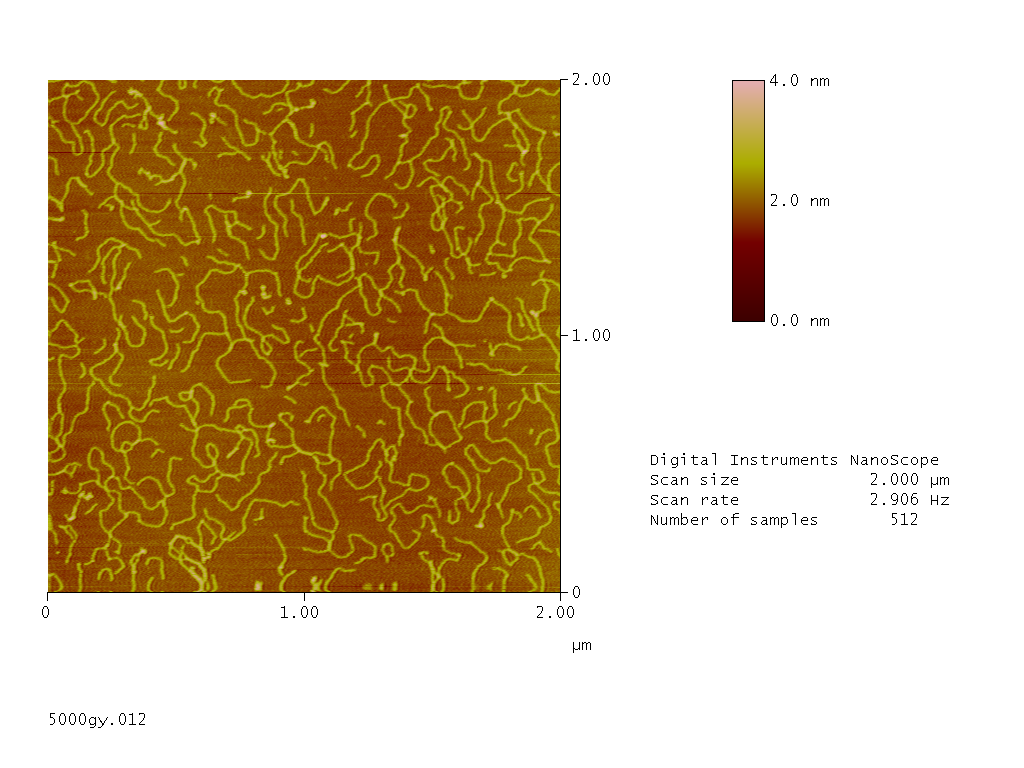
#> input picture 3.tif, 1024 x 768 px
$ python step1.py   (older library calls are emulated)
#> lines starting #> are read from the running program, lines starting #| are printed output that depends on the picture; after the words box and inside, x2 and y2 are one past the last pixel; in counts of white or black regions, pixels touching at a corner belong together
import cv2
import numpy as np

img_rgb = cv2.imread('3.tif')
#> img_rgb is the input picture: shape (768, 1024, 3); mean B, G, R 166.8, 197, 215.8
img_gray = cv2.cvtColor(img_rgb, cv2.COLOR_BGR2GRAY)
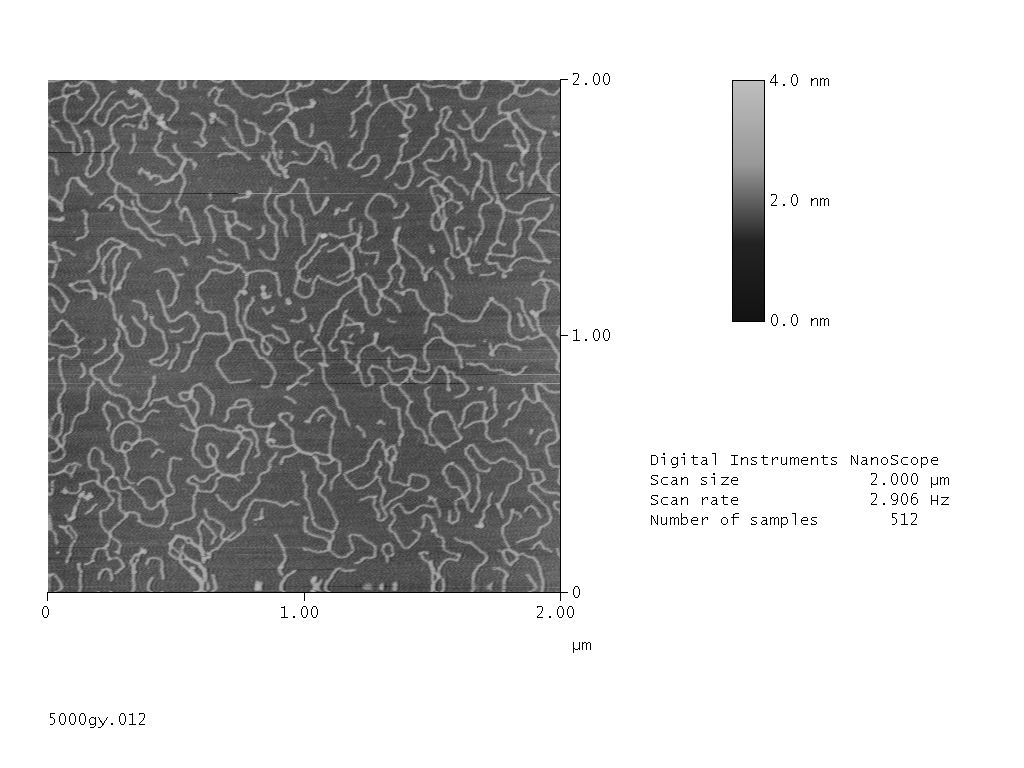
#> img_gray: shape (768, 1024); min 0, max 255, mean 199.2
kernel_2 = np.ones((1,1),np.uint8)


HSV = cv2.cvtColor(img_rgb,cv2.COLOR_BGR2HSV)
#> HSV: shape (768, 1024, 3); mean H, S, V 6.2, 86.7, 215.8


# [7 lines of commented-out code are left out]
Lower = np.array([22,20,20])
Upper = np.array([30,255,255])

mask = cv2.inRange(HSV,Lower, Upper)
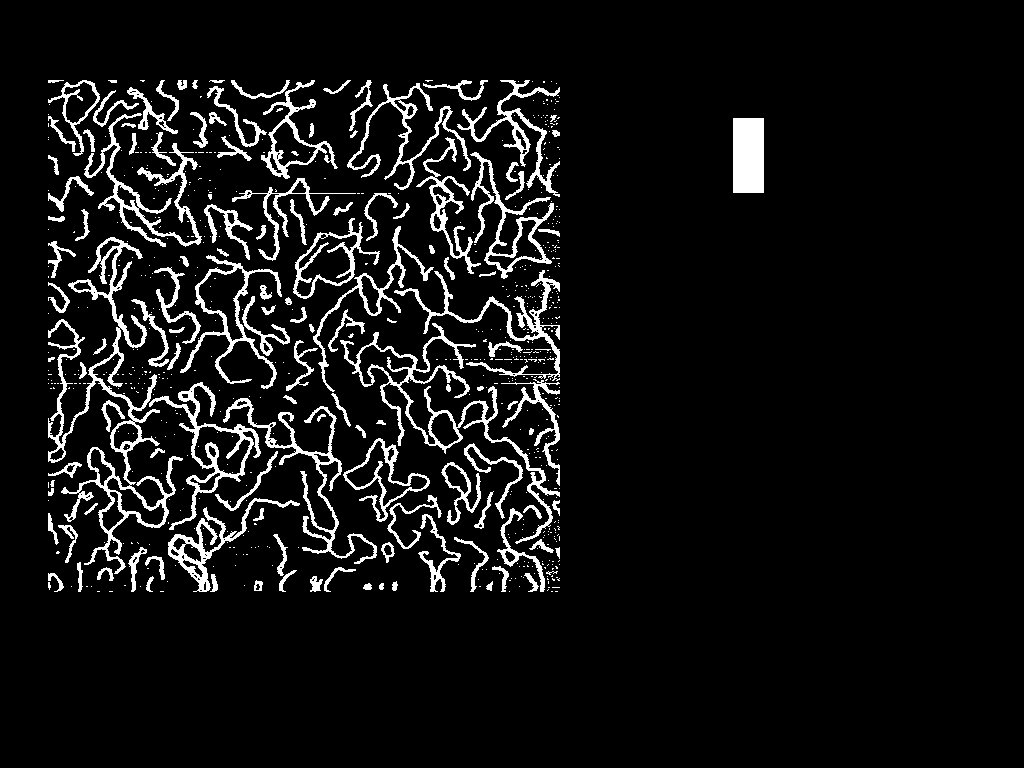
#> mask: shape (768, 1024); 7.3% white; 736 white regions (603 under 20 px), largest, box (x1, y1, x2, y2) and area: (48, 237, 183, 574) 6267, (340, 323, 560, 544) 3770, (84, 113, 202, 247) 2526

erosion = cv2.erode(mask, kernel_2, iterations=1)
erosion = cv2.erode(erosion, kernel_2, iterations=1)
dilation = cv2.dilate(erosion, kernel_2, iterations=1)
dilation = cv2.dilate(dilation, kernel_2, iterations=1)

target = cv2.bitwise_and(img_rgb, img_rgb, mask=dilation)


img_gray = cv2.cvtColor(target, cv2.COLOR_BGR2GRAY)
gradX = cv2.Sobel(img_gray, ddepth=cv2.CV_32F, dx=1, dy=0, ksize=-1)
gradY = cv2.Sobel(img_gray, ddepth=cv2.CV_32F, dx=0, dy=1, ksize=-1)
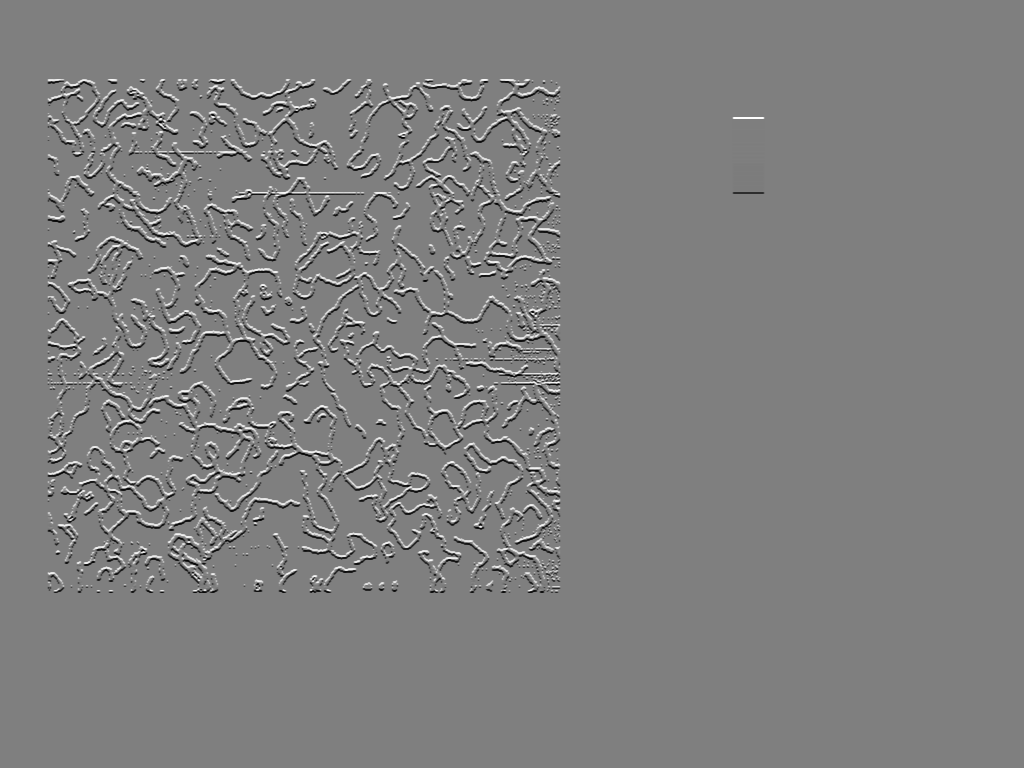
#> gradY: shape (768, 1024) float32; min -2752, max 2768, mean 0; drawn with min black and max white
gradient = cv2.subtract(gradX, gradY)
gradient = cv2.convertScaleAbs(gradient)

# blur and threshold the image
blurred = cv2.blur(gradient, (2, 2))
(_, thresh) = cv2.threshold(blurred, 90, 255, cv2.THRESH_BINARY)
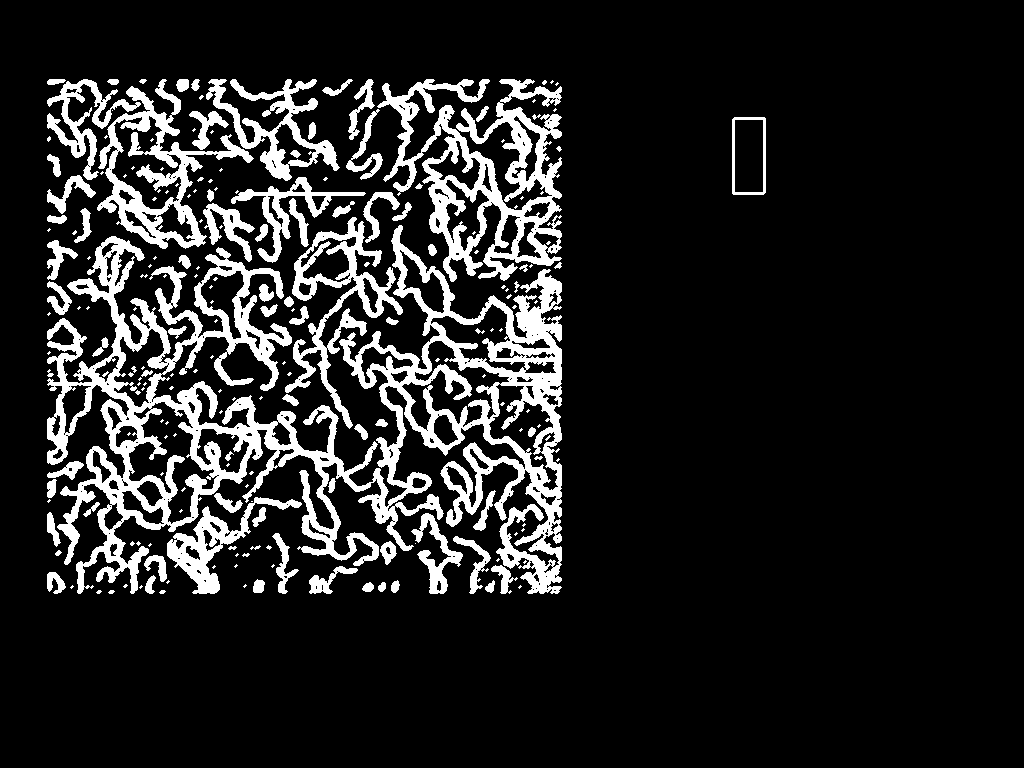
#> thresh: shape (768, 1024); 13.4% white; 213 white regions (126 under 20 px), largest, box (x1, y1, x2, y2) and area: (47, 225, 562, 594) 52150, (377, 79, 562, 282) 13630, (97, 79, 254, 249) 6720


kernel = cv2.getStructuringElement(cv2.MORPH_RECT, (2, 2))
closed = cv2.morphologyEx(thresh, cv2.MORPH_CLOSE, kernel)
#> closed: shape (768, 1024); 13.6% white; 168 white regions (100 under 20 px), largest, box (x1, y1, x2, y2) and area: (48, 226, 563, 595) 54519, (347, 80, 563, 283) 14774, (48, 80, 341, 250) 13893

# perform a series of erosions and dilations
closed = cv2.erode(closed, None, iterations=1)
#> closed: shape (768, 1024); 8.2% white; 161 white regions (57 under 20 px), largest, box (x1, y1, x2, y2) and area: (49, 238, 396, 566) 13289, (342, 227, 562, 545) 12336, (424, 81, 562, 282) 6889
closed = cv2.dilate(closed, None, iterations=1)
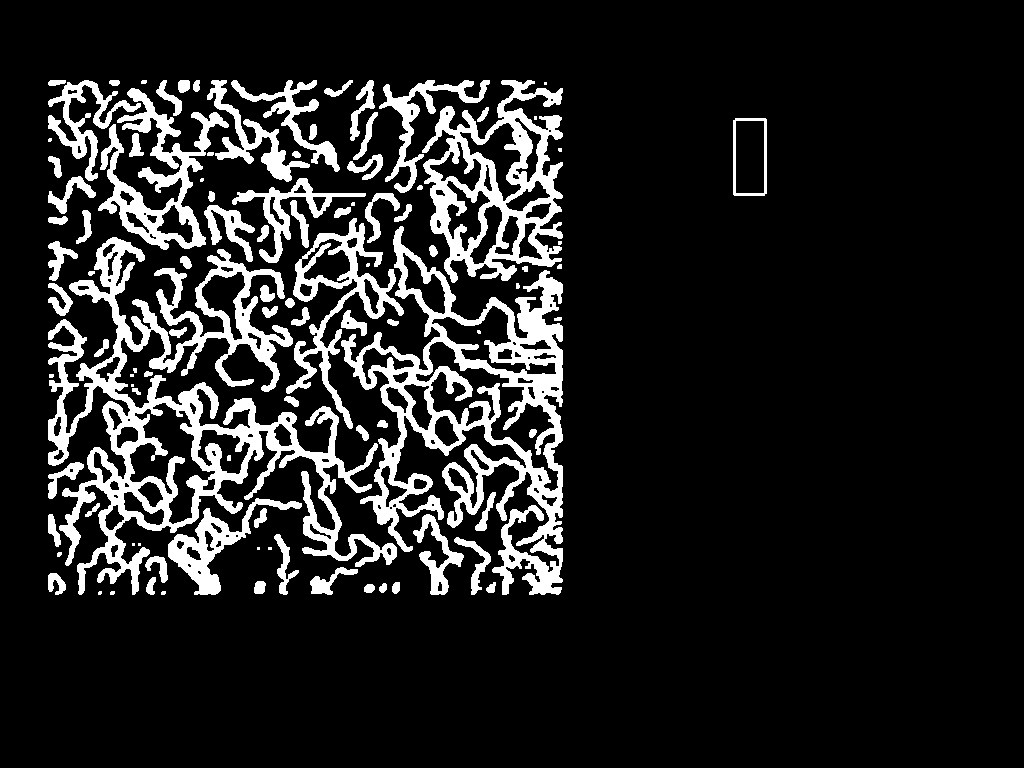
#> closed: shape (768, 1024); 13.2% white; 101 white regions (20 under 20 px), largest, box (x1, y1, x2, y2) and area: (48, 237, 397, 595) 29532, (341, 226, 563, 595) 23292, (422, 80, 563, 283) 11332

# [14 lines of commented-out code are left out]

cv2.imwrite('test.png',closed)

$ run again, with 1.tif copied over 3.tif
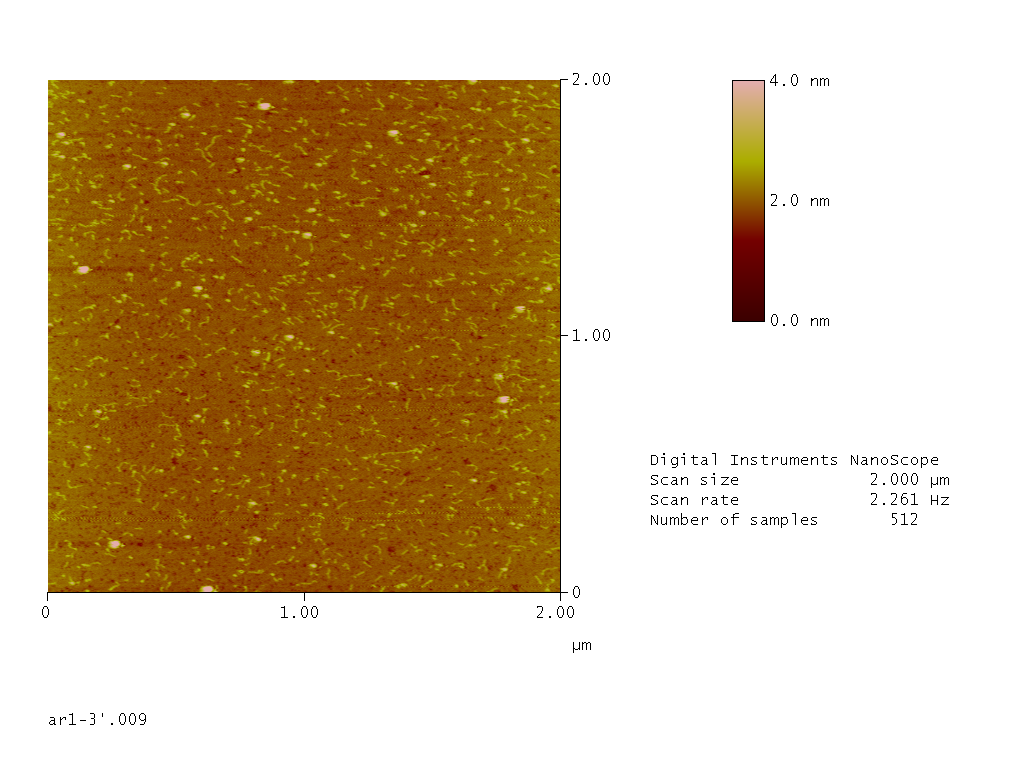
#> input picture 1.tif, 1024 x 768 px
#> img_rgb is the input picture: shape (768, 1024, 3); mean B, G, R 166.7, 195.7, 215.3
#> HSV: shape (768, 1024, 3); mean H, S, V 6.1, 86.9, 215.3
#> `mask = cv2.inRange(HSV,Lower, Upper)`:
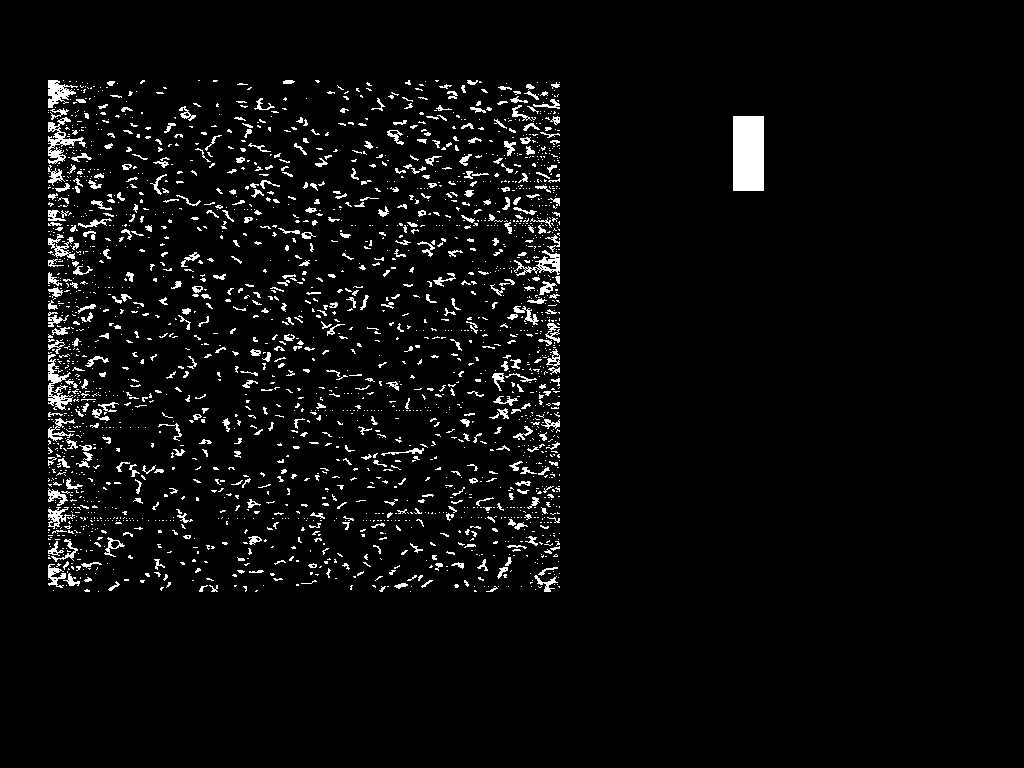
#> mask: shape (768, 1024); 4.1% white in thin lines or dots, all inside (x1, y1, x2, y2) = (48, 80, 764, 592)
#> thresh: shape (768, 1024); 10.3% white; 796 white regions (201 under 20 px), largest, box (x1, y1, x2, y2) and area: (47, 271, 140, 590) 9773, (460, 193, 562, 480) 8744, (47, 79, 107, 277) 5607
#> `closed = cv2.dilate(closed, None, iterations=1)`:
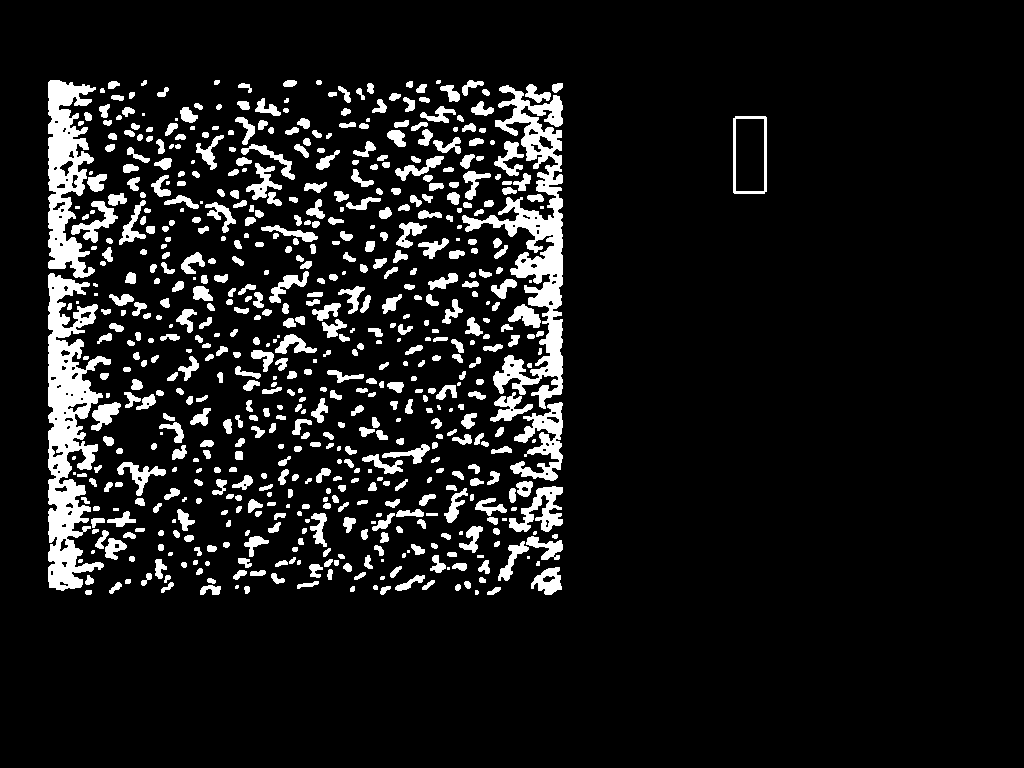
#> closed: shape (768, 1024); 9.7% white; 632 white regions (67 under 20 px), largest, box (x1, y1, x2, y2) and area: (48, 273, 111, 591) 9650, (462, 85, 563, 409) 9361, (48, 80, 96, 278) 5373
